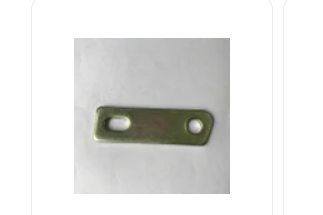
#> input picture scratch/debug_bracket_flat_angle_bracket.png, 323 x 215 px, given in place of Screenshot 2026-07-13 002158.png, which was not available
$ python extract_brackets.py
#> lines starting #> are read from the running program, lines starting #| are printed output that depends on the picture; after the words box and inside, x2 and y2 are one past the last pixel; in counts of white or black regions, pixels touching at a corner belong together; pictures that were not available may be replaced by others from this repository, and a replacement may not be noted
import cv2
import numpy as np
import os

img_path = r"C:\Users\MUHAMMADHU ANAS\OneDrive\Pictures\Screenshots\Screenshot 2026-07-13 002158.png"
im = cv2.imread(img_path)
#> im is the input picture: shape (215, 323, 3); mean B, G, R 227, 228.5, 228.3
h_img, w_img, _ = im.shape
#> h_img = 215; w_img = 323
print(f"Screenshot: {w_img}x{h_img}")
#| Screenshot: 323x215

os.makedirs("public/brackets", exist_ok=True)

# 3 columns, image area roughly y=100 to y=300
num_cols = 3
col_width = w_img / num_cols
#> col_width = 107.7
y_top, y_bottom = 95, 310

products = [
    {"name": "flat_angle_bracket", "label": "Flat Angle Bracket"},
    {"name": "u_bracket",          "label": "U Bracket"},
    {"name": "harness_bracket",    "label": "Harness Bracket"},
]

WHITE = (255, 255, 255)

def draw_rounded_rect(mask, pt1, pt2, radius, color):
    x1, y1 = pt1; x2, y2 = pt2
    cv2.rectangle(mask, (x1+radius, y1), (x2-radius, y2), color, -1)
    cv2.rectangle(mask, (x1, y1+radius), (x2, y2-radius), color, -1)
    for cx, cy in [(x1+radius,y1+radius),(x2-radius,y1+radius),(x1+radius,y2-radius),(x2-radius,y2-radius)]:
        cv2.circle(mask, (cx, cy), radius, color, -1)

for i, p in enumerate(products):
    left  = int(i * col_width + 10)
    right = int((i+1) * col_width - 10)
    raw = im[y_top:y_bottom, left:right]

    # Save raw for inspection
    cv2.imwrite(f"scratch/debug_bracket_{p['name']}.png", raw)

    gray = cv2.cvtColor(raw, cv2.COLOR_BGR2GRAY)
    _, thresh = cv2.threshold(gray, 238, 255, cv2.THRESH_BINARY_INV)
    kernel = np.ones((5,5), np.uint8)
    dilated = cv2.dilate(thresh, kernel, iterations=3)
    contours, _ = cv2.findContours(dilated, cv2.RETR_EXTERNAL, cv2.CHAIN_APPROX_SIMPLE)

    if not contours:
        print(f"No contours for {p['label']} - skipping"); continue

    largest = max(contours, key=cv2.contourArea)
    ox, oy, ow, oh = cv2.boundingRect(largest)
    print(f"{p['label']}: BBox x={ox}, y={oy}, w={ow}, h={oh}")

    pad = 14
    x1 = max(0, ox-pad); y1 = max(0, oy-pad)
    x2 = min(raw.shape[1], ox+ow+pad); y2 = min(raw.shape[0], oy+oh+pad)
    item = raw[y1:y2, x1:x2].copy()
    ih, iw = item.shape[:2]

    # Clean near-white background
    g = cv2.cvtColor(item, cv2.COLOR_BGR2GRAY)
    item[g > 228] = [255, 255, 255]

    # Square pad
    size = max(iw, ih)
    square = np.full((size, size, 3), WHITE, dtype=np.uint8)
    dx, dy = (size-iw)//2, (size-ih)//2
    square[dy:dy+ih, dx:dx+iw] = item

    # Outer padding
    ep = int(size * 0.20)
    fs = size + 2*ep
    final = np.full((fs, fs, 3), WHITE, dtype=np.uint8)
    final[ep:ep+size, ep:ep+size] = square

    # Rounded corner mask
    mask = np.zeros((fs, fs), np.uint8)
    draw_rounded_rect(mask, (0,0), (fs-1, fs-1), 26, 255)
    bgra = cv2.cvtColor(final, cv2.COLOR_BGR2BGRA)
    bgra[:,:,3] = mask

    out = f"public/brackets/{p['name']}.png"
    cv2.imwrite(out, bgra)
    print(f"  Saved -> {out}  ({fs}x{fs}px)")
#> this loop made 3 passes
#> (largest, ox, ow, oh) on passes 1 to 3: ([[58, 0], [58, 104], [86, 104], [86, 0]], 58, 29, 105), ([[0, 0], [0, 104], [87, 104], [87, 0]], 0, 88, 105), ([[41, 0], [41, 119], [64, 119], [64, 0]], 41, 24, 120)
#| Flat Angle Bracket: BBox x=58, y=0, w=29, h=105
#| U Bracket: BBox x=0, y=0, w=88, h=105
#| Harness Bracket: BBox x=41, y=0, w=24, h=120
#> pass 1, `raw = im[y_top:y_bottom, left:right]`:
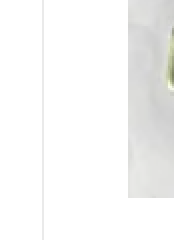
#> raw: shape (120, 87, 3) (shown 2 times larger); mean B, G, R 245.9, 246.6, 246.5
#> pass 1, `_, thresh = cv2.threshold(gray, 238, 255, cv2.THRESH_BINARY_INV)`:
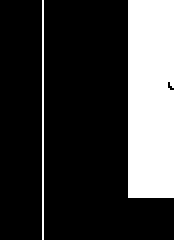
#> thresh: shape (120, 87) (shown 2 times larger); 22.9% white; 2 white regions, box (x1, y1, x2, y2) and area: (64, 0, 87, 99) 2271, (21, 0, 22, 120) 120
#> pass 1, `dilated = cv2.dilate(thresh, kernel, iterations=3)`:
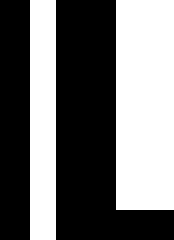
#> dilated: shape (120, 87) (shown 2 times larger); 44.1% white; 2 white regions, box (x1, y1, x2, y2) and area: (58, 0, 87, 105) 3045, (15, 0, 28, 120) 1560
#> after the loop:
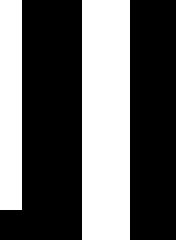
#> dilated: shape (120, 88) (shown 2 times larger); 38.2% white; 2 white regions, box (x1, y1, x2, y2) and area: (41, 0, 65, 120) 2880, (0, 0, 11, 105) 1155
#> after the loop: final: shape (168, 168, 3); every value is 255
#> after the loop:
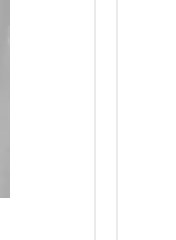
#> gray: shape (120, 88) (shown 2 times larger); min 167, max 255, mean 250.7
#> after the loop: item: shape (120, 52, 3); every value is 255
#> after the loop:
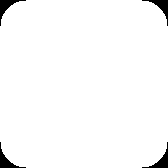
#> mask: shape (168, 168); 97.6% white; 4 black regions, box (x1, y1, x2, y2) and area: (0, 0, 26, 26) 172, (142, 0, 168, 26) 172, (0, 142, 26, 168) 172, (142, 142, 168, 168) 172
#> after the loop: square: shape (120, 120, 3); every value is 255
#> after the loop:
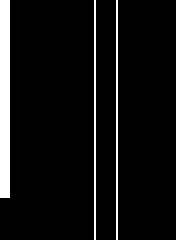
#> thresh: shape (120, 88) (shown 2 times larger); 7% white; 3 white regions, box (x1, y1, x2, y2) and area: (0, 0, 5, 99) 495, (47, 0, 48, 120) 120, (58, 0, 59, 120) 120

$ run again, on scratch/debug2_bracket_harness_bracket.png
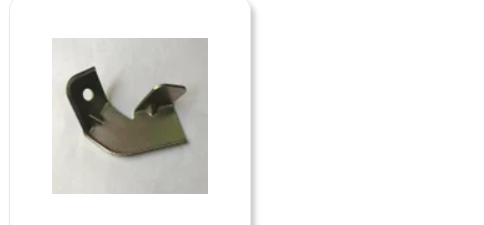
#> input picture scratch/debug2_bracket_harness_bracket.png, 484 x 225 px, given in place of Screenshot 2026-07-13 002158.png, which was not available
#> im is the input picture: shape (225, 484, 3); mean B, G, R 233.8, 235.6, 235.9
#| Screenshot: 484x225
#> the loop `for i, p in enumerate(products):` made 3 passes
#> (largest, ox, oy, ow, oh) on passes 1 to 2: ([[36, 0], [36, 104], [140, 104], [140, 0]], 36, 0, 105, 105), ([[0, 0], [0, 104], [42, 104], [42, 0]], 0, 0, 43, 105)
#> (printed output is left out)
#> pass 1, `_, thresh = cv2.threshold(gray, 238, 255, cv2.THRESH_BINARY_INV)`:
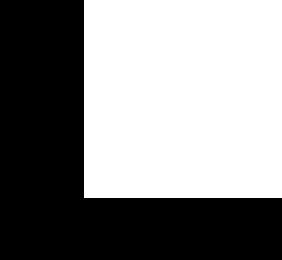
#> thresh: shape (130, 141) (shown 2 times larger); 53.5% white; 1 black region, box (x1, y1, x2, y2) and area: (0, 0, 141, 130) 8529
#> after the loop `for i, p in enumerate(products):`:
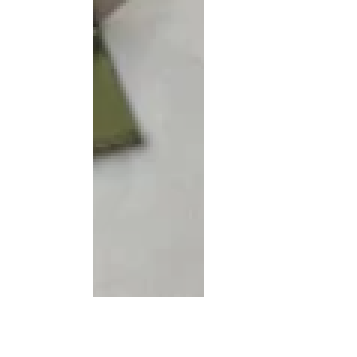
#> square: shape (119, 119, 3) (shown 3 times larger); mean B, G, R 231, 232.9, 232.9
